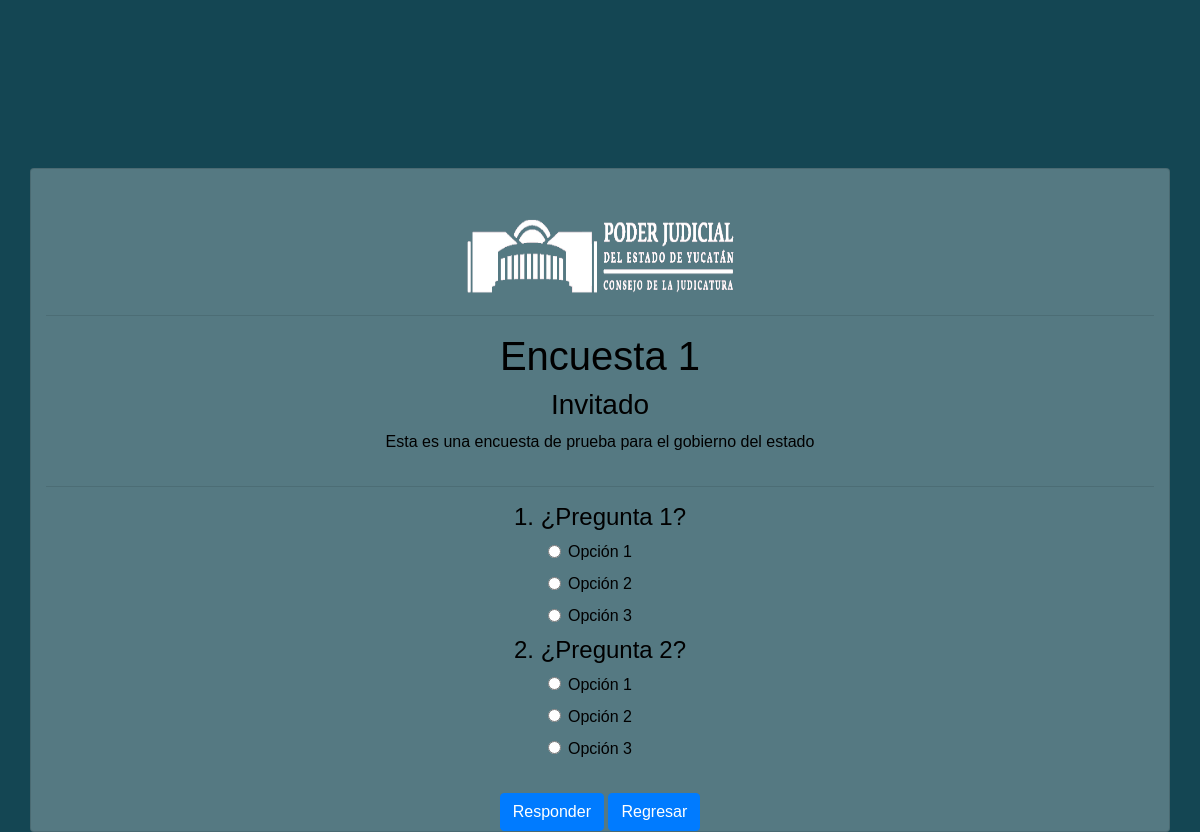
The page /encuesta.php on the database its author committed.
### tables this page shows
CREATE TABLE `encuestas` (
  `id_encuesta` int(11) NOT NULL,
  `id_usuario` int(11) NOT NULL,
  `titulo` varchar(150) NOT NULL,
  `descripcion` text NOT NULL,
  `estado` tinyint(1) NOT NULL,
  `fecha_inicio` timestamp NOT NULL DEFAULT '0000-00-00 00:00:00',
  `fecha_final` timestamp NOT NULL DEFAULT '0000-00-00 00:00:00'
);

CREATE TABLE `preguntas` (
  `id_pregunta` int(11) NOT NULL,
  `id_encuesta` int(11) NOT NULL,
  `titulo` varchar(150) NOT NULL,
  `id_tipo_pregunta` int(11) NOT NULL
);

CREATE TABLE `opciones` (
  `id_opcion` int(11) NOT NULL,
  `id_pregunta` int(11) NOT NULL,
  `valor` varchar(50) NOT NULL
);

### encuesta.php (the view, shortened to what this page needs)
<?php
 include("conexion.php");
 	$select_encuesta = "SELECT id_encuesta FROM encuestas WHERE estado = 1 ORDER BY id_encuesta ASC LIMIT 1";
 	$value_encuesta = $con->query($select_encuesta);
 	$row_value = $value_encuesta->fetch_assoc();
  $id_encuesta = $row_value['id_encuesta'];
  $query = "SELECT * FROM encuestas WHERE id_encuesta = '$id_encuesta'";
 	if (1 == 1) {
 	$query2 = "SELECT * FROM preguntas WHERE id_encuesta = '$id_encuesta'";
  	$respuesta2 = $con->query($query2);
  	$query3 = "SELECT encuestas.titulo, encuestas.descripcion, preguntas.id_pregunta, preguntas.id_encuesta, preguntas.id_tipo_pregunta
		FROM preguntas
		INNER JOIN encuestas
		ON preguntas.id_encuesta = encuestas.id_encuesta
		WHERE preguntas.id_encuesta = '$id_encuesta'";
	$respuesta3 = $con->query($query3);
	$row3 = $respuesta3->fetch_assoc();
?>
<!DOCTYPE html>
<html lang="es">
<head>
  <link rel="stylesheet" href="css/bootstrap.min.css">
  <link rel="stylesheet" href="css/styles.css">
</head>
<body>
 	<div class="container text-center card" style="background-color:#557982; margin-top:200px;">
    <div>
        <img src="imagenes/LogPoderJ.png" height="80" width="270" style="margin-top:50px;">
    </div>
 		<hr />
 		<h1><?php echo $row3['titulo'] ?></h1>
 		<h3>Invitado</h3>
 		<p><?php echo $row3['descripcion'] ?></p>
 		<form action="guardar.php" method="Post" autocomplete="off">
 		<hr />
 		<?php
 			$i = 1;
			while (($row2 = $respuesta2->fetch_assoc())) {
			$id = $row2['id_pregunta'];
			$query = "SELECT preguntas.id_pregunta, preguntas.titulo, preguntas.id_tipo_pregunta, opciones.id_opcion, opciones.valor
				FROM opciones
				INNER JOIN preguntas
				ON preguntas.id_pregunta = opciones.id_pregunta
                WHERE preguntas.id_pregunta = $id
				ORDER BY opciones.id_pregunta, opciones.id_opcion";
			$respuesta = $con->query($query);
		 ?>
		 	<div class="container col-md-12">
			<h4><?php echo "$i. " . $row2['titulo'] ?></h4>
		<?php if ($row2['id_tipo_pregunta'] == 1) {?>
				<?php
					while (($row = $respuesta->fetch_assoc())) {
				 ?>
					<div class="radio">
				      <label><input class="form-check-input" type="radio" name="<?php echo $row['id_pregunta'] ?>" value="<?php echo $row['id_opcion'] ?>" required> <?php echo $row['valor'] ?></label>
				  </div>
				<?php
					}
					$i++;
				}
				 ?>
		<?php }?>
		 	</div>
		<br/>
		<input class="btn btn-primary" type="submit" value="Responder">
		</form>
		<a href="index.php" class="btn btn-primary">Regresar</a>
 	</div>
</body>
</html>
<?php
  } else {
	if (!$query) {
	    printf("Error: %s\n", mysqli_error($conn));
	    exit();
	}
  }
 ?>

### css/styles.css (style rules this page uses)
body { font-family: 'Overpass', sans-serif; font-weight: normal; font-size: 100%; color: #000000; margin: 0; background-color: #144653; }
body { width: 100vw; height: 100vh; display: flex; flex-direction: column; justify-content: center; align-items: center; font-family: sans-serif; }
* { box-sizing: border-box; }

### rows shown on the page
encuestas: titulo "Encuesta 1", descripcion "Esta es una encuesta de prueba para el gobierno del estado"
preguntas: i "1", titulo "¿Pregunta 1?"
opciones: valor "Opción 1"
opciones: valor "Opción 2"
opciones: valor "Opción 3"
preguntas: i "2", titulo "¿Pregunta 2?"
opciones: valor "Opción 1"
opciones: valor "Opción 2"
opciones: valor "Opción 3"
